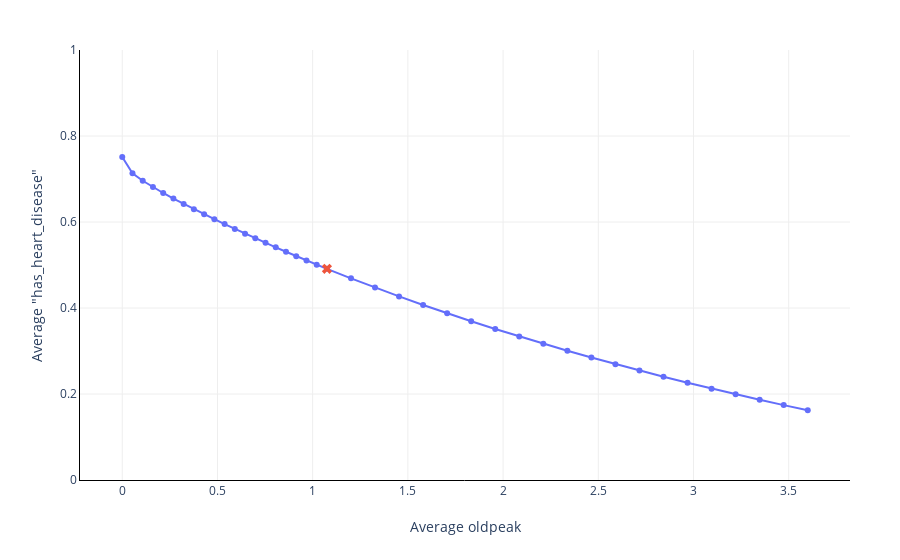

The notebook cell this image was saved under:
### Code cell
explainer.plot_bias(
    X_test=X_test["oldpeak"],
    y_pred=y_pred,
)

### Figure 1 — Plotly figure (JSON) as saved in the notebook; plotly's stock layout.template omitted (floating-point values rounded to 4 significant figures)
{"data": [{"hoverinfo": "x+y", "mode": "lines+markers", "showlegend": false, "type": "scatter", "x": [0, 0.05375, 0.1075, 0.1613, 0.215, 0.2688, 0.3225, 0.3762, 0.43, 0.4837, 0.5375, 0.5912, 0.645, 0.6987, 0.7525, 0.8062, 0.86, 0.9137, 0.9675, 1.021, 1.075, 1.201, 1.328, 1.454, 1.58, 1.706, 1.833, 1.959, 2.085, 2.211, 2.338, 2.464, 2.59, 2.716, 2.843, 2.969, 3.095, 3.221, 3.348, 3.474, 3.6], "y": [0.7511, 0.7131, 0.6959, 0.6811, 0.6675, 0.6545, 0.642, 0.6299, 0.618, 0.6065, 0.5951, 0.5839, 0.5729, 0.5621, 0.5515, 0.5411, 0.5308, 0.5206, 0.5107, 0.5008, 0.4912, 0.469, 0.4476, 0.427, 0.4071, 0.3878, 0.3692, 0.3512, 0.3338, 0.3169, 0.3006, 0.2847, 0.2694, 0.2545, 0.24, 0.226, 0.2125, 0.1993, 0.1865, 0.1741, 0.1622]}, {"hoverinfo": "text", "marker": {"size": 9, "symbol": "x"}, "mode": "markers", "name": "Original mean", "showlegend": false, "text": ["Dataset mean"], "type": "scatter", "x": [1.075], "y": [0.4912]}], "layout": {"margin": {"r": 50, "t": 50}, "plot_bgcolor": "white", "xaxis": {"gridcolor": "#eee", "linecolor": "black", "showgrid": true, "showline": true, "title": {"text": "Average oldpeak"}, "zeroline": false}, "yaxis": {"gridcolor": "#eee", "linecolor": "black", "range": [0, 1], "showgrid": true, "showline": true, "title": {"text": "Average \"has_heart_disease\""}}}}
